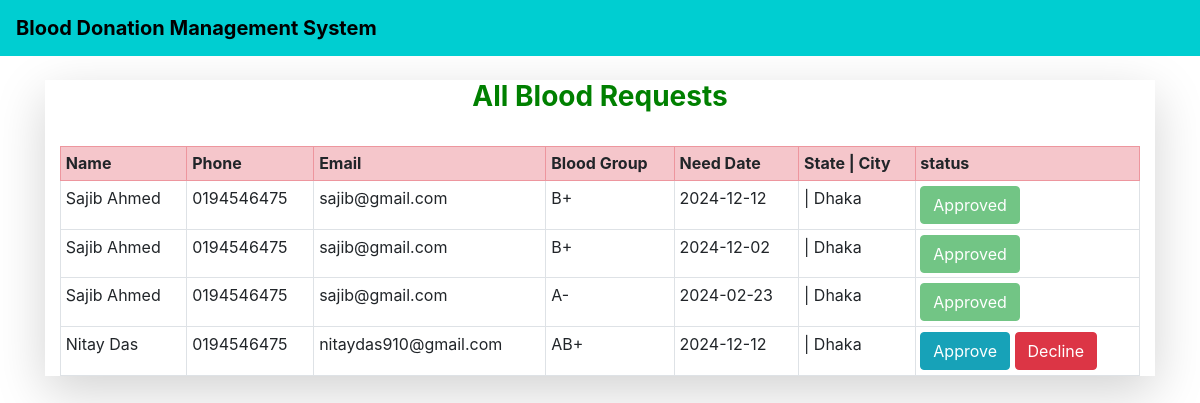
Page /patient_blood_request/ (signed in) on the committed database.
### home/models.py (models this page shows, shortened)
class RequestBlood(models.Model):
    patient_id = models.IntegerField(default=0)
    name = models.CharField(max_length=100)
    email = models.EmailField()
    phone = models.CharField(max_length=20)
    city = models.CharField(max_length=300, blank=True)
    address = models.CharField(max_length=500, blank=True)
    blood_group = models.ForeignKey(BloodGroup, on_delete=models.CASCADE)
    date = models.CharField(max_length=100, blank=True)
    status=models.IntegerField(default=0)

class BloodGroup(models.Model):
    name = models.CharField(max_length=5)
    def __str__(self):
        return self.name

### Admin/views.py (the view)
# urls.py: path('patient_blood_request/', views.Patient_blood_request, name='patient_blood_request'),
def Patient_blood_request(request):
    requests = RequestBlood.objects.all()
    return render(request,'patient_blood_request.html',{'requests':requests})

### Admin/templates/patient_blood_request.html (shortened to what this page needs)
{% extends 'base.html' %}
{% block body %}
<div class="container">
{% if request.user.is_superuser %}
{% if requests %}
<div class="container-fluid shadow-lg">
<h3 class="text-center" style="color:green;"><strong>All Blood Requests</strong></h3>
<br>
<table class="table table-sm table-bordered">
  <tr class="table-danger">
    <th>Name</th>
    <th>Phone</th>
    <th>Email</th>
    <th>Blood Group</th>
    <th>Need Date</th>
    <th>State | City</th>
    <th>status</th>
  </tr>
  {% for i in requests %}
    <tr>
      <td>{{i.name}}</td>
      <td>{{i.phone}}</td>
      <td>{{i.email}}</td>
      <td>{{i.blood_group}}</td>
      <td>{{i.date}}</td>
      <td>{{i.state}} | {{i.city}}</td>
      <td>
      {% if i.status == 0 %}
      <a href="{% url 'patient_blood_approve' request_id=i.id %}" class="btn btn-info" >Approve</a>
      <a href="{% url 'patient_blood_disapprove' request_id=i.id %}" class="btn btn-danger" >Decline</a>
      {% endif %}
      {% if i.status == 1 %}
      <button class="btn btn-success" disabled="disabled" data-toggle="modal" data-target="#reply_modal">Approved</button>
      {% elif i.status == 2 %}
      <button class="btn btn-danger" disabled="disabled" data-toggle="modal" data-target="#reply_modal">Disapproved</button>
      {% endif %}
      </td>
    </tr>
  {% endfor %}
</table>
{% else %}
<h2>No Blood Request Available</h2>
{% endif %}
{% endif %}
</div>
</div>
{% endblock %}

### home/templates/base.html (style rules this page uses)
body { background-color:; }

### rows in the picture
RequestBlood: name "Sajib Ahmed", phone "0194546475", email "sajib@gmail.com", blood_group "B+", date "2024-12-12", city "Dhaka", status "Approved"
RequestBlood: name "Sajib Ahmed", phone "0194546475", email "sajib@gmail.com", blood_group "B+", date "2024-12-02", city "Dhaka", status "Approved"
RequestBlood: name "Sajib Ahmed", phone "0194546475", email "sajib@gmail.com", blood_group "A-", date "2024-02-23", city "Dhaka", status "Approved"
RequestBlood: name "Nitay Das", phone "0194546475", email "nitaydas910@gmail.com", blood_group "AB+", date "2024-12-12", city "Dhaka", status "Approve"
